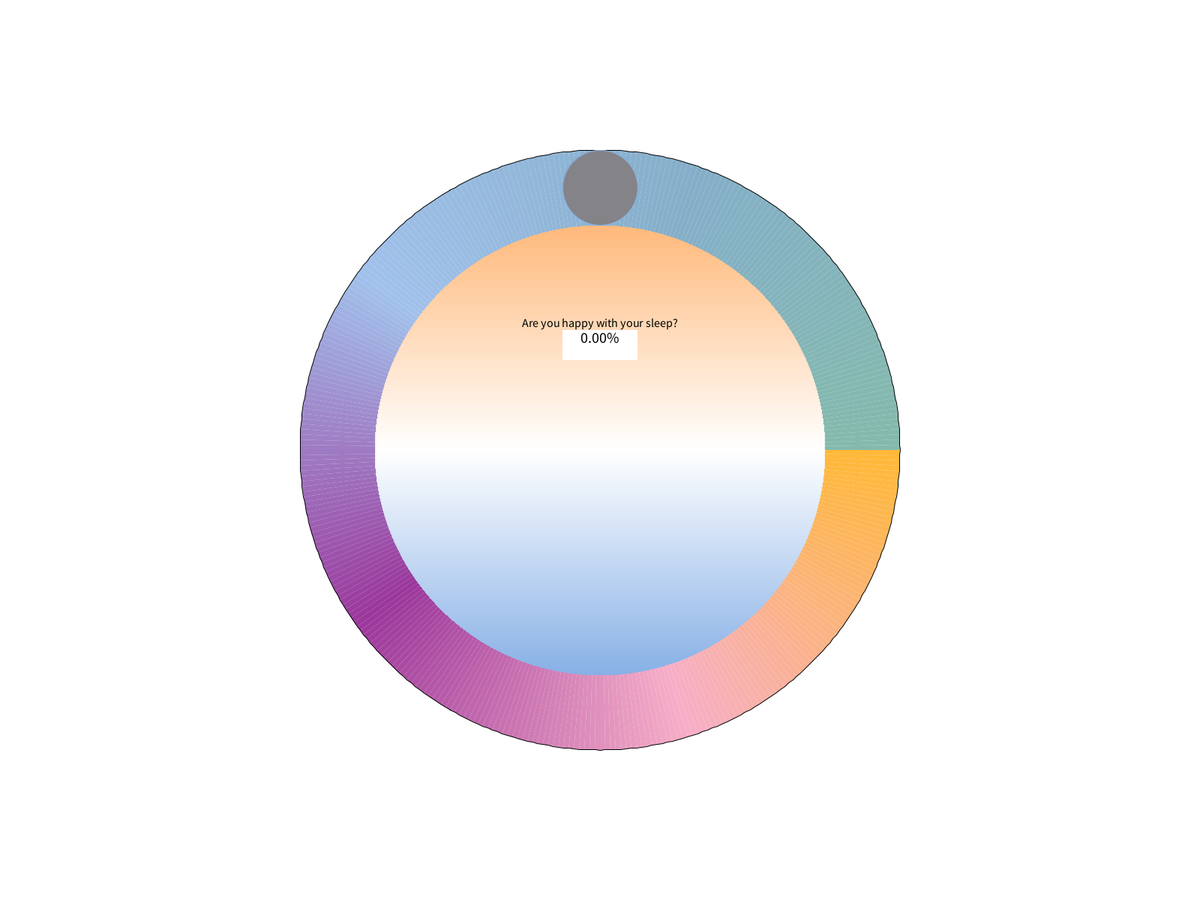
Frame 1 (no input)
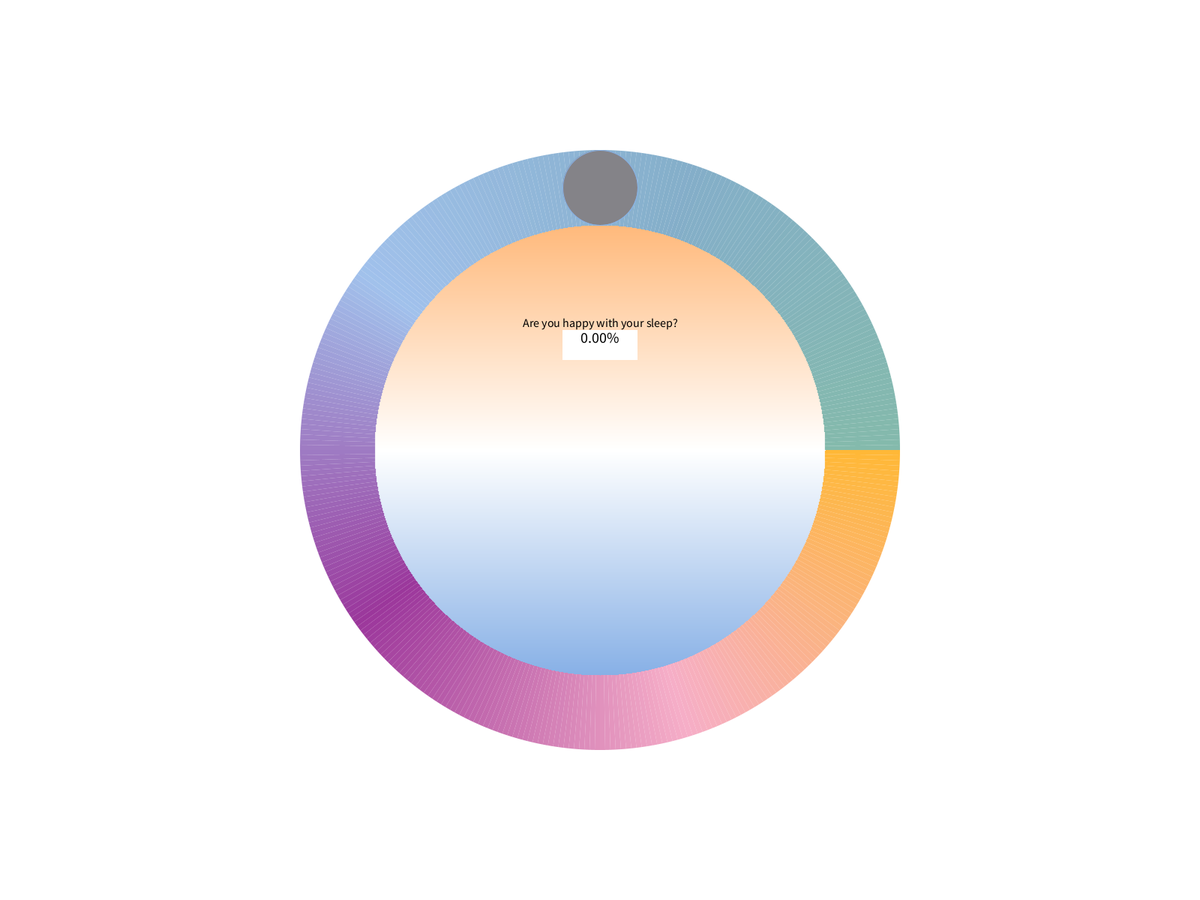
Frame 60 (the mouse pressed at the canvas centre just before this capture)
Frame 120 (the mouse held since frame 60 and released just before this capture): identical to frame 60, image omitted

The Processing sketch that drew these frames (run headless with seeded random() and noise(); from frame 60 on, the mouse is pressed at the canvas centre):

// Processing sketch: assessment_percentage
// ── assessment_percentage.pde
int centerX, centerY; // 圆心位置
int outerRadius = 400; // 外圆半径
int innerRadius = 300; // 内圆半径
int menuRadius = 200; // menu圆半径
int switchRadius = 100; // switch圆半径
int buttonRadius = 50; // 按钮半径
float angle; // 当前角度
int percentage = 0; // 按钮位置对应的整数百分比
float startAngle = -PI / 2; // 以12点钟方向为起始点
float accumulatedAngle = 0; // 从起始点开始累积的角度
float lastDragAngle = startAngle; // 记录上一次拖动时按钮的角度


void setup() {
  fullScreen();
  centerX = width / 2;
  centerY = height / 2;
  angle = -PI / 2; // 设置初始角度为12点钟方向
  lastDragAngle = angle; // 初始化上一次拖动角度
}

void draw() {
  background(255);
  drawOuterCircleGradient(centerX, centerY, outerRadius);
  drawInnerCircleLinearGradient(centerX, centerY, innerRadius);
  drawButton();
  drawWhiteRectangle(centerX, centerY - 140);
  drawText(centerX, centerY - 150, percentage);
}

void drawRings() {
  drawOuterCircleGradient(centerX, centerY, outerRadius); // 绘制外圆的渐变
  drawInnerCircleLinearGradient(centerX, centerY, innerRadius);
  
  fill(196,199,204); // 设置menu圆颜色
  noStroke();
  ellipse(centerX, centerY, menuRadius * 2, menuRadius * 2); // 绘制menu圆
  
  fill(219,220,221); // 设置switch圆颜色
  noStroke();
  ellipse(centerX, centerY, switchRadius * 2, switchRadius * 2); // 绘制switch圆
  
}

void drawOuterCircleGradient(int cx, int cy, int radius) {
  int orange = color(255, 165, 0,200);
  int pink = color(244,152,184,200);
  int purple = color(128, 0, 128,200);
  int blue = color(135,176,230,200);
  int cyan = color(98,152,186,200);
  int green = color(98,167,148,200);
  int segments = 360; // 渐变的段数

  noFill();
  for (int i = 0; i < segments; i++) {
    float angleStart = radians(i * (360.0 / segments));
    float angleEnd = radians((i + 1) * (360.0 / segments));
    float inter = float(i) / segments;
    int c;

    if (inter < 0.2) {
      c = lerpColor(orange, pink, inter / 0.2);
    } else if (inter < 0.4) {
      c = lerpColor(pink, purple, (inter - 0.2) / 0.2);
    } else if (inter < 0.6) {
      c = lerpColor(purple, blue, (inter - 0.4) / 0.2);
    } else if (inter < 0.8) {
      c = lerpColor(blue, cyan, (inter - 0.6) / 0.2);
    } else {
      c = lerpColor(cyan, green, (inter - 0.8) / 0.2);
    }

    fill(c);
    arc(cx, cy, radius * 2, radius * 2, angleStart, angleEnd);
  }
}


void drawInnerCircleLinearGradient(int cx, int cy, int radius) {
  noFill();
  for (int y = cy - radius; y <= cy + radius; y++) {
    float inter = map(y, cy - radius, cy + radius, 0, 1);
    int c;
    if (y < cy) { // 上半部分：从橙色渐变到白色
      c = lerpColor(color(255, 185, 123), color(255), map(y, cy - radius, cy, 0, 1));
    } else { // 下半部分：从白色渐变到蓝色
      c = lerpColor(color(255), color(135, 176, 230), map(y, cy, cy + radius, 0, 1));
    }
    stroke(c);

    // 计算该y坐标下，线条的起始和结束x坐标
    float dx = sqrt(sq(radius) - sq(cy - y));
    line(cx - dx, y, cx + dx, y);
  }
}


void drawWhiteRectangle(int x, int y) {
  noStroke(); // 无边框
  fill(255); // 白色填充
  rectMode(CENTER); // 设置绘制模式为中心点模式
  rect(x, y, 100,40); // 绘制长方形
}

void drawButton() {
  int x = centerX + int(cos(angle) * (outerRadius + innerRadius) / 2);
  int y = centerY + int(sin(angle) * (outerRadius + innerRadius) / 2);
  fill(132, 131, 136);
  ellipse(x, y, buttonRadius * 2, buttonRadius * 2);
}

void drawText(int x, int y, float pct) {
  fill(0);
  textSize(16);
  textAlign(CENTER, CENTER);
  text("Are you happy with your sleep?", x, y - 20);
  textSize(20);
  text(nf(pct, 0, 2) + "%", x, y);
}

void mousePressed() {
  // 计算鼠标和按钮中心的距离
}

void mouseDragged() {
  float dx = mouseX - centerX;
  float dy = mouseY - centerY;
  float currentAngle = atan2(dy, dx);
  
  if (currentAngle < 0) {
    currentAngle += TWO_PI; // 保证角度为正值
  }
  
  angle = currentAngle; // 更新按钮位置
  updatePercentage();
}

void updatePercentage() {
  float normalizedAngle = (angle - startAngle + TWO_PI) % TWO_PI; // 标准化角度
  percentage = int(normalizedAngle / TWO_PI * 100); // 根据角度计算百分比
}



 void mouseReleased() {
  // [鼠标释放事件处理代码]
}
